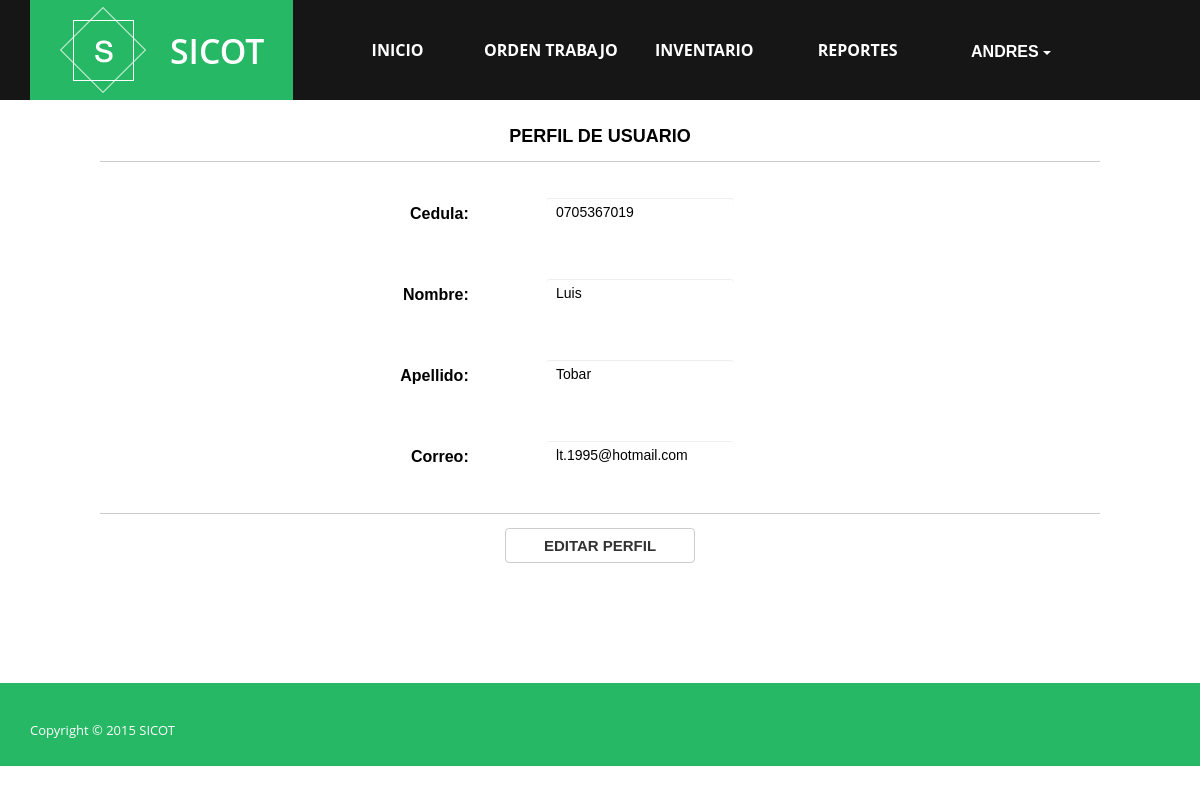
Page /usuario/perfilusuario/0705367019/ (signed in) on the committed database.
### principal/models.py (models this page shows, shortened)
class Usuario (AbstractBaseUser,PermissionsMixin):
    usu_cedula = models.CharField(primary_key=True,max_length = 10)
    usu_nombre = models.CharField(max_length = 20)
    usu_apellido = models.CharField(max_length = 50)
    usu_correo = models.EmailField()
    is_active = models.BooleanField(default=True)
    is_staff = models.BooleanField(default=True)
    EST_CHOICES = (
            (u'a', u'Activo'),
            (u'i', u'Inactivo'),
    )
    usu_estado = models.CharField(max_length = 1, choices=EST_CHOICES, default='a')
    object=UserManager()
    USERNAME_FIELD = 'usu_cedula'
    REQUIRED_FIELDS = ['usu_correo','usu_nombre']

### principal/views.py (the view)
# urls.py: url(r'^usuario/perfilusuario/(?P<id>\d+)/$', perfilusuario, name='perfilusuario'),
@login_required(login_url='/')
def perfilusuario(request,id):
     usu=Usuario.object.get(pk=id)
     return render_to_response('perfilusuario.html',{'usu':usu},context_instance=RequestContext(request))

### templates/perfilusuario.html (shortened to what this page needs)
{% extends "menu.html" %}
{% load staticfiles %}
{% block content %}
<form  method="post" id="formulario">
<table width="1000" border="0" align="center">
  <tr>
    <td width="56" class="titulos"></td>
    <td height="5" colspan="2" class="titulos"></td>
    <td colspan="3"></td>
  </tr>
  <tr>
    <td>&nbsp;</td>
    <td width="80">&nbsp;</td>
    <td width="20">&nbsp;</td>
    <td width="20">&nbsp;</td>
    <td width="80">&nbsp;</td>
    <td width="80">&nbsp;</td>
    </tr>
  <tr>
    <td colspan="6" align="center" > <font color="black" face="Arial" size=4> <b> PERFIL DE USUARIO </b></font>  </td>
  </tr>
    <tr>
    <td colspan="6" class="titulos" height="10"><hr /></td>
  </tr>
  <tr>
    <td>&nbsp;</td>
    <td>&nbsp;</td>
    <td style="height: 30px ; vertical-align: middle" align="right"><label> <font color="black" face="Arial" size=3>Cedula: </font></label>  </td>
    <td style="height: 30px ; vertical-align: middle" align="center">
       <br><input type="text" name="txtNombre" style=" width: 190px ; height: 30px ;color: black" id="txtNombre" class="form-control" placeholder="Ingrese cedula" value="{{ usu.usu_cedula }}"></td>
  </tr>
  <tr>
    <td>&nbsp;</td>
      <td>&nbsp;</td>
    <td style="height: 30px" align="right"><label> <font color="black" face="Arial" size=3>Nombre: </font></label>  </td>
    <td align="center"><br><input type="text" name="txtNombre" style=" width: 190px ; height: 30px ;color: black" id="txtNombre" class="form-control" placeholder="Ingrese nombre" value="{{ usu.usu_nombre }}"> </td>
    <td>&nbsp;</td>
    <td style="height: 30px" valign="middle"> </td>
  <tr>
    <td>&nbsp;</td>
    <td>&nbsp;</td>
    <td style="height: 30px" align="right"><label> <font color="black" face="Arial" size=3>Apellido: </font></label>  </td>
    <td align="center"> <br> <input type="text" name="txtNombre" style="width: 190px ; height: 30px ;color: black" id="txtNombre" class="form-control" placeholder="Ingrese representante" value="{{ usu.usu_apellido }}"> </td>
<td>&nbsp;</td>
      <td>&nbsp;</td>
    </tr>
    <tr>
    <td>&nbsp;</td>
    <td>&nbsp;</td>
    <td style="height: 30px" align="right"><label> <font color="black" face="Arial" size=3>Correo: </font></label>  </td>
    <td align="center"><br><input type="text" name="txtNombre" style=" width: 190px ; height: 30px ;color: black" id="txtNombre" class="form-control" placeholder="Ingrese direccion" value="{{ usu.usu_correo }}"> </td>
    <td>&nbsp;</td>
    </tr>
<tr>
    <td colspan="6" class="titulos" height="10"><hr /></td>
  </tr>
    <tr>
      <td colspan="6" align="center" > <button type="button" style="font-size: 15px; width: 190px"   class="btn btn-default" aria-label="Left Align" onclick=" window.location.href='{% url 'modificarperfil' usu.usu_cedula %}' " >
             <b> EDITAR PERFIL  </b>
      </button>  </td>
    </tr>
</table>
</form>
{% endblock content %}

### templates/menu.html (shortened to what this page needs)
<!DOCTYPE html>
<html>
<head>
    {% load staticfiles %}
    {% block css %}
        <link rel="stylesheet" href="{% static 'css/bootstrap.min.css' %}">
        <link rel="stylesheet" href="{% static 'css/normalize.min.css' %}">
        <link rel="stylesheet" href="{% static 'css/animate.css' %}">
        <link rel="stylesheet" href="{% static 'css/font-awesome.min.css' %}">
        <link rel="stylesheet" href="{% static 'css/templatemo_misc.css' %}">
        <link rel="stylesheet" href="{% static 'css/templatemo_style.css' %}">
        <link rel="stylesheet" href="{% static 'css/formulario.css' %}">
    {% endblock css %}
</head>
<body>
<div id="front">
        <div class="site-header">
            <div class="container">
                <div class="row">
                    <div class="col-md-3 col-sm-10 col-xs-20">
                        <div id="templatemo_logo">
                            <h1><a href="{% url 'inicio' %}">SICOT</a></h1>
                        </div>
                    </div>
                    <div class="col-md-8 col-sm-20 col-xs-20">
                        <div class="main-menu">
                            <ul >
                                <li><a href="{% url 'inicio' %}">Inicio</a></li>
                                <li><a href="{% url 'orden' %}">Orden Trabajo</a></li>
                                <li><a href="{% url 'inventario' %}">Inventario</a></li>
                                <li><a href="{% url 'reporte' %}">Reportes</a></li>
                                <div class="btn-group">
                                  <button id="btnuser" style="font-size: 16px; width: 150px ;height: 90px; border: 0px; background: #161616; color: #ffffff" type="button" class="btn btn-default dropdown-toggle" data-toggle="dropdown" aria-haspopup="true" aria-expanded="false">
                                   <b>  {{ user.usu_nombre|upper}}  </b> <span class="caret"></span>
                                  </button>
                                </div>
                            </ul>
                        </div>
                    </div>
                </div>
            </div>
        </div>
    </div>
<div id="contenido" >
    {% block content %}  {% endblock content %}
</div>
</body>
<div class="site-footer">
        <div class="container">
            <div class="row">
                <div class="col-md-6 col-sm-6">
                    <span >
                    	Copyright &copy; 2015 <a href="#">SICOT</a>
                    </span>
                </div>
            </div>
        </div>
    </div>
</html>

### static/css/templatemo_style.css (style rules this page uses)
html, button, input, select, textarea { color: #222; }
hr { display: block; height: 1px; border: 0; border-top: 1px solid #ccc; margin: 1em 0; padding: 0; }
.main-menu ul, .site-slider ul, ul.social { padding: 0; margin: 0; list-style: none; }
form input[type="text"], form input[type="email"], form input[type="number"], form input[type="password"] { background: #fff; border: 1px solid #fff; padding: 7px 10px; width: 60%; }
html, body { font-size: 100%; width: 100%; height: 100%; -webkit-font-smoothing: antialiased; -moz-osx-font-smoothing: grayscale; vertical-align: baseline; }
body { font: 13px/21px "Open Sans", Arial, sans-serif; color: #838383; background-color: white; }
a { color: #26b864; text-decoration: none !important; -webkit-transition: all 200ms ease-in; -moz-transition: all 200ms ease-in; -ms-transition: all 200ms ease-in; -o-transition: all 200ms ease-in; transition: all 200ms ease-in; }
h1, h2, h3, h4, h5, h6 { font-family: "Open Sans", Arial, sans-serif; color: #444444; }
h1 { font-size: 2.6em; }
*, *:before, *:after { -moz-box-sizing: border-box; -webkit-box-sizing: border-box; box-sizing: border-box; }
.site-header { position: static; min-height: 100px; height: 100px; width: 100%; z-index: 9999; background-color: #161616; }
#templatemo_logo { background-color: #26b864; background-image: url(../images/templatemo_logo.png); background-repeat: no-repeat; background-position: 30px center; height: 100px; display: block; }
#templatemo_logo h1 { margin: 0; text-transform: uppercase; font-weight: 600; line-height: 102px; display: block; }
#templatemo_logo h1 a { margin-left: 140px; color: white; display: block; }
.main-menu { text-align: left; position: relative; width: 900px; }
.main-menu ul { position: absolute; background-color: #161616; width: 100%; }
.main-menu ul li { display: inline-block; width: 150px; text-align: center; line-height: 100px; }
.main-menu ul li a { color: white; font-weight: 700; font-size: 16px; text-transform: uppercase; outline: 0; border: 0; display: block; }
input, textarea { margin-bottom: 30px; background-color: #f6f7f8; padding: 14px; font-size: 14px; color: #838383; outline: 0; border: 0; border-bottom: 1px solid #b5c1c9; width: 100%; }
.site-footer { margin-top: 120px; background-color: #26b864; color: white; padding: 25px 0; }
.site-footer a { color: white; }
.site-footer span { margin-top: 12px; display: block; }

### rows in the picture
Usuario: usu_nombre "ANDRES"
Usuario: txtNombre "0705367019", txtNombre "Luis", txtNombre "Tobar", txtNombre "lt.1995@hotmail.com"
